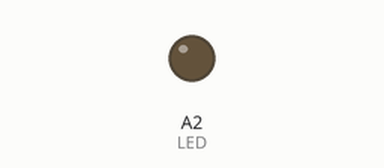
Recording of a sketch running on a simulated Arduino Uno, built with avr-gcc and run on an emulated ATmega328P. Parts: output pins drawn as LEDs (lit = HIGH). Dashed ring = blinking. What the sketch prints to the serial monitor is not drawn.

Above: at 1.0 s.
At 2.5 s:
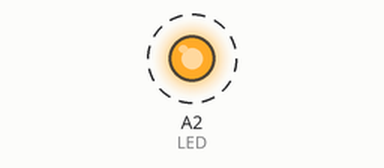
Timing chart, 0 to 4.6 s (numbered marks = the images above):
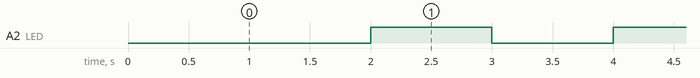

Measured:
- by itself, A2 (LED): alternates HIGH for 1.0 s and LOW for 1.0 s

The sketch:

Time_millis_static2_LED.ino
```cpp
#define LED A2
bool ledState = false;

void setup() {
  // put your setup code here, to run once:
  Serial.begin(9600);
  pinMode(LED,OUTPUT);
}

void loop() {
  // put your main code here, to run repeatedly:
  intervalOne();
  intervalTwo();
}


void intervalOne(){
  static unsigned long previousTime = millis();
  unsigned long currentTime;
  currentTime = millis();
  if(currentTime-previousTime >= 1000){
    previousTime = currentTime;
    Serial.println("每隔1秒執行一次");
    ledState = !ledState;
    if(ledState == false){
      digitalWrite(LED,HIGH);
    }else{
      digitalWrite(LED,LOW);
    }
  }
}

void intervalTwo(){
  static unsigned long previousTime = millis();
  unsigned long currentTime;
  currentTime = millis();
  if(currentTime-previousTime >= 2000){
    previousTime = currentTime;
    Serial.println("每隔2秒執行一次");
  }
}
```
